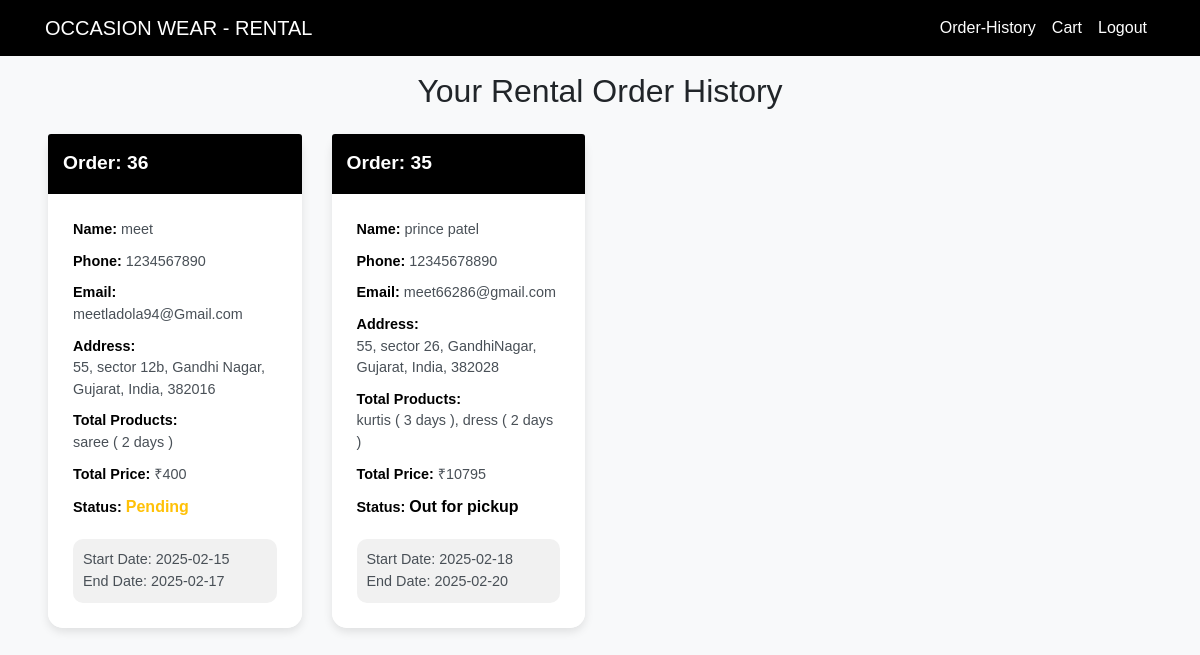
/rental_order_history.php (signed in), run on the app's committed database.
### tables this page shows
CREATE TABLE `rental_orders` (
  `id` int(100) NOT NULL,
  `user_id` int(100) NOT NULL,
  `name` varchar(100) NOT NULL,
  `number` varchar(12) NOT NULL,
  `email` varchar(100) NOT NULL,
  `address` varchar(500) NOT NULL,
  `total_products` varchar(1000) NOT NULL,
  `total_price` int(100) NOT NULL,
  `placed_on` varchar(50) NOT NULL,
  `payment_status` varchar(20) NOT NULL DEFAULT 'pending',
  `start_date` date NOT NULL,
  `end_date` date NOT NULL
);

### rental_order_history.php (the view, shortened to what this page needs)
<?php
$user_id = $_SESSION['user_id'];
try {
    $db_name = "mysql:host=localhost;dbname=owear;charset=utf8";
    $username = "root";
    $password = "";
    $conn = new PDO($db_name, $username, $password, [
        PDO::ATTR_ERRMODE => PDO::ERRMODE_EXCEPTION,
        PDO::ATTR_DEFAULT_FETCH_MODE => PDO::FETCH_ASSOC,
    ]);
    $stmt = $conn->prepare("SELECT * FROM rental_orders WHERE user_id = :user_id ORDER BY placed_on DESC");
    $stmt->bindParam(':user_id', $user_id);
    $stmt->execute();
    $orders = $stmt->fetchAll();
} catch (PDOException $e) {
    die("Connection failed: " . $e->getMessage());
}
?>
<!DOCTYPE html>
<html lang="en">
<head>
    <link href="https://stackpath.bootstrapcdn.com/bootstrap/4.5.2/css/bootstrap.min.css" rel="stylesheet">
</head>
<body>
<?php include 'rental_navbar.php' ?>
    <div class="container-fluied mx-5">
        <h2 class="text-center mb-4 mt-3">Your Rental Order History</h2>
        <div class="row">
            <?php if ($orders): ?>
                <?php foreach ($orders as $order): ?>
                    <div class="col-md-3">
                        <div class="card">
                            <div class="card-header">
                                Order: <?= $order['id'] ?>
                            </div>
                            <div class="card-body">
                                <p class="order-detail"><span>Name:</span> <?= $order['name'] ?></p>
                                <p class="order-detail"><span>Phone:</span> <?= $order['number'] ?></p>
                                <p class="order-detail"><span>Email:</span> <?= $order['email'] ?></p>
                                <p class="order-detail"><span>Address:</span><br> <?= $order['address'] ?></p>
                                <p class="order-detail"><span>Total Products:</span><br> <?= $order['total_products'] ?></p>
                                <p class="order-detail"><span>Total Price:</span> ₹<?= $order['total_price'] ?></p>
                                <p class="order-detail"><span>Status:</span>
                                    <span class="order-status <?= strtolower($order['payment_status']) ?>">
                                        <?= ucfirst($order['payment_status']) ?>
                                    </span>
                                </p>
                                <div class="order-dates">
                                    <p><span>Start Date:</span> <?= $order['start_date'] ?></p>
                                    <p><span>End Date:</span> <?= $order['end_date'] ?></p>
                                </div>
                            </div>
                        </div>
                    </div>
                <?php endforeach; ?>
            <?php else: ?>
                <p class="text-center col-12">No rental orders found.</p>
            <?php endif; ?>
        </div>
    </div>
</body>
</html>

### rental_order_history.php (style rules this page uses)
body { font-family: 'Arial', sans-serif; background-color: #f8f9fa; }
.card { border: none; border-radius: 15px; margin-bottom: 30px; box-shadow: 0 4px 10px rgba(0, 0, 0, 0.1); transition: all 0.3s ease; }
.card-header { background-color:rgb(0, 0, 0); color: #fff; padding: 15px; font-size: 1.2rem; font-weight: bold; border-top-left-radius: 15px; border-top-right-radius: 15px; }
.card-body { background-color: #ffffff; padding: 25px; border-bottom-left-radius: 15px; border-bottom-right-radius: 15px; }
.card-body .order-detail { font-size: 0.9rem; margin-bottom: 10px; color: #495057; }
.order-detail span { font-weight: bold; color:rgb(0, 0, 0); }
.order-status { font-weight: bold; font-size: 1rem; }
.order-status.pending { color: #ffc107; }
.order-dates { background-color: #f1f1f1; padding: 10px; border-radius: 10px; margin-top: 20px; }
.order-dates p { margin: 0; font-size: 0.9rem; color: #495057; }

### data on the page
rental_orders: id "36", name "meet", number "1234567890", email "meetladola94@Gmail.com", address "55, sector 12b, Gandhi Nagar, Gujarat, India, 382016", total_products "saree ( 2 days )", total_price "400", payment_status "Pending", start_date "2025-02-15", end_date "2025-02-17"
rental_orders: id "35", name "prince patel", number "12345678890", email "meet66286@gmail.com", address "55, sector 26, GandhiNagar, Gujarat, India, 382028", total_products "kurtis ( 3 days ), dress ( 2 days )", total_price "10795", payment_status "Out for pickup", start_date "2025-02-18", end_date "2025-02-20"
